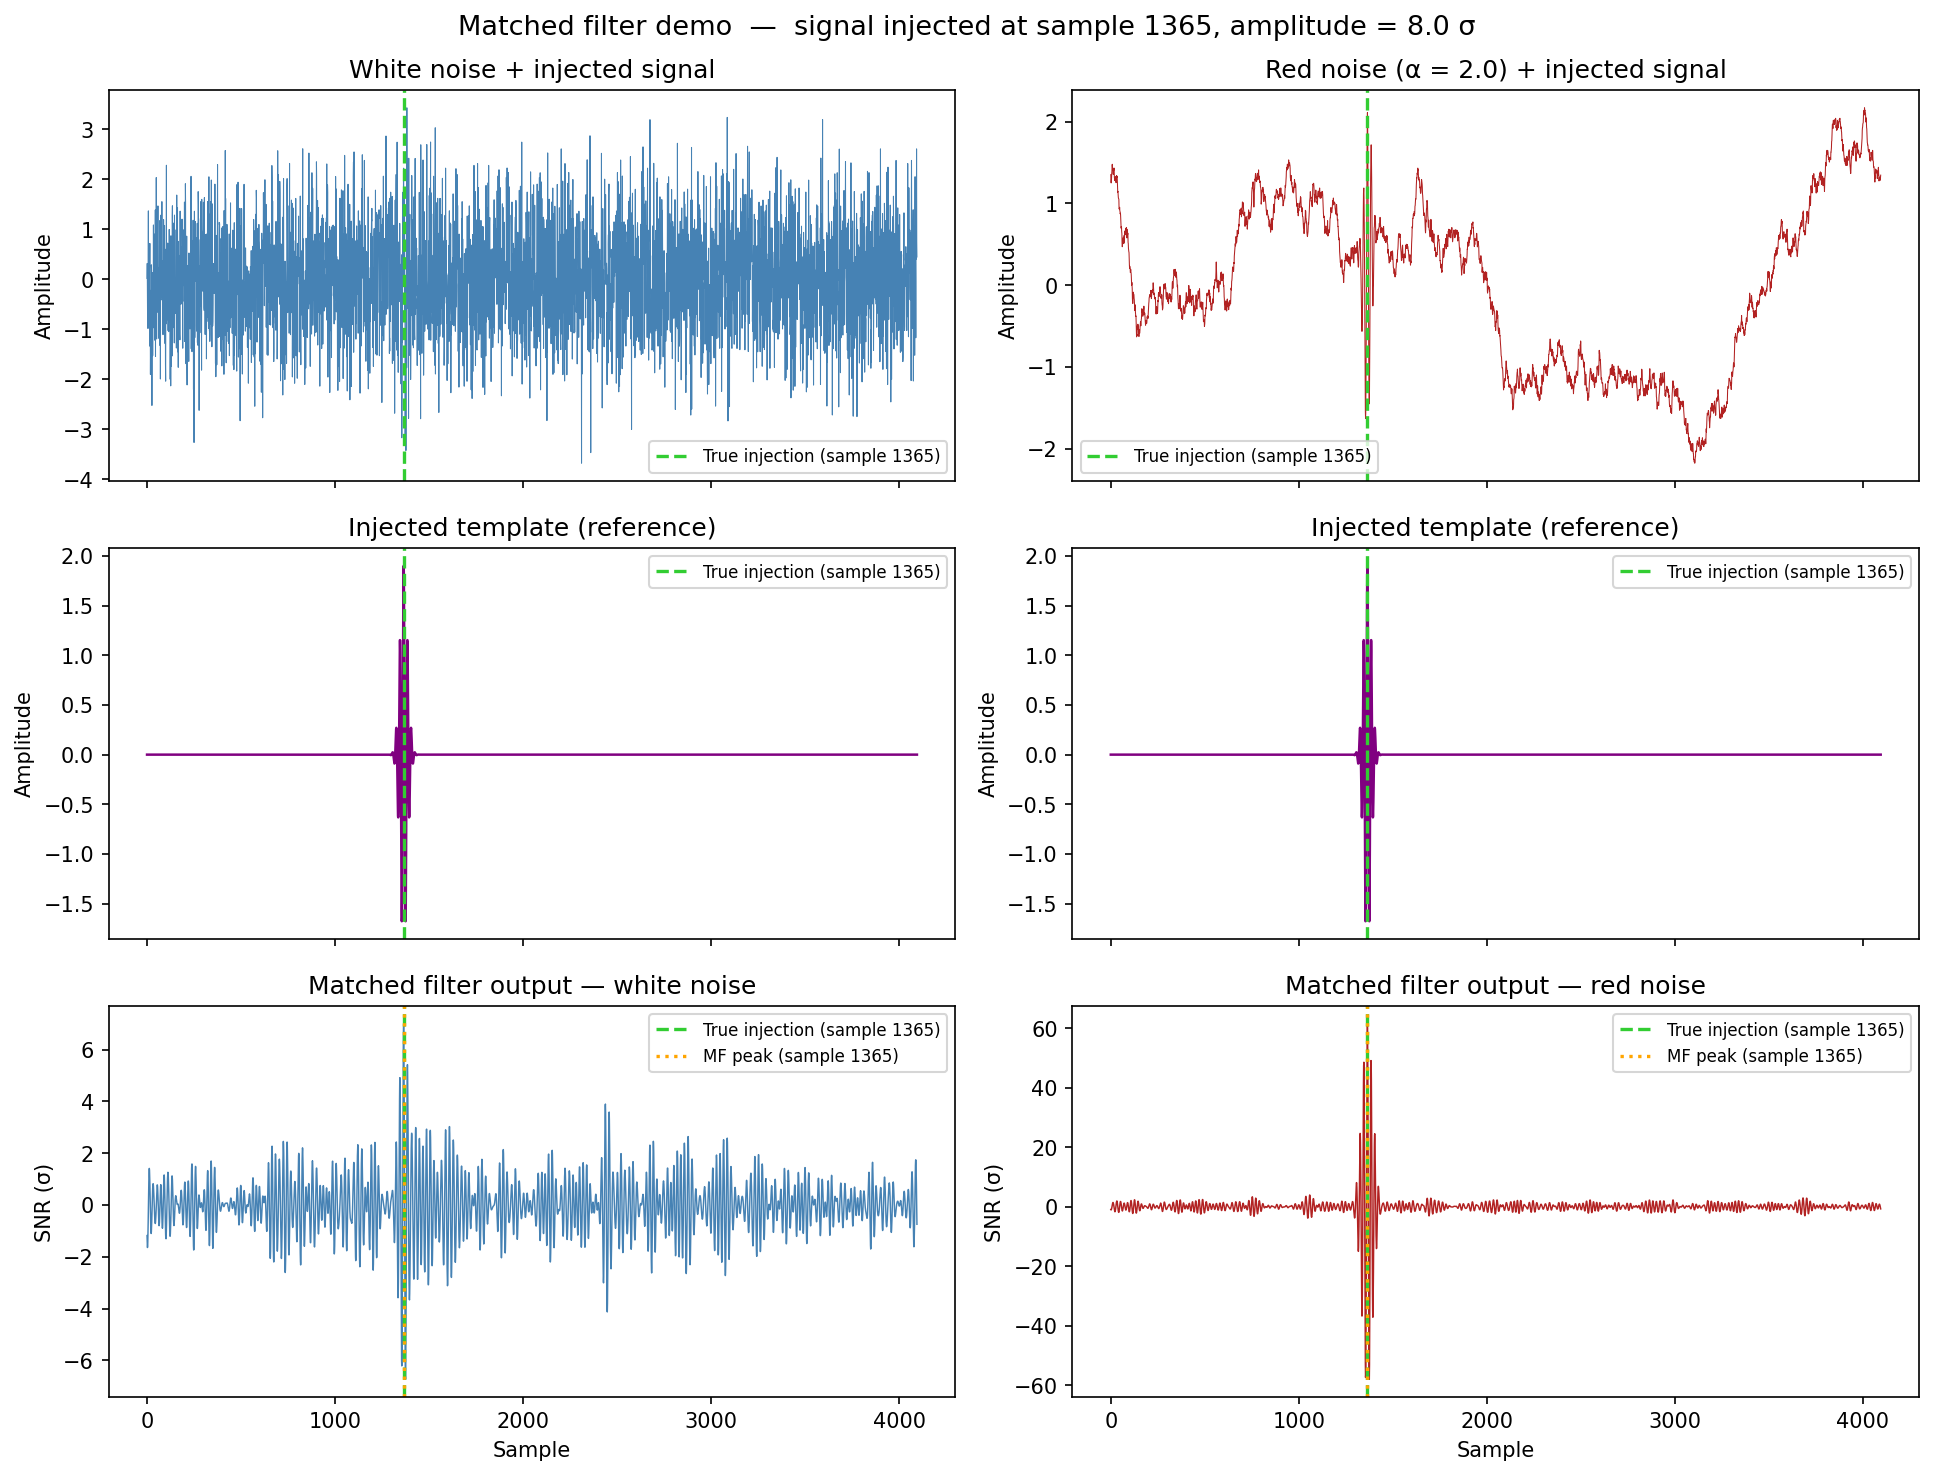

Generate this figure with Python:
"""
matched_filter.py
-----------------
Injects a known template signal into white and red noise, then recovers
it with a matched filter applied in the frequency domain.

Theory
------
For a signal s(t) buried in additive noise with one-sided PSD Sn(f),
the optimal (matched) filter is:

    H(f) = S*(f) / Sn(f)

where S(f) = FFT(s).  The filter output

    y(t) = IFFT( X(f) · H(f) )

peaks at the arrival time of the signal.  Dividing by the expected
noiseless peak normalises y to units of SNR (sigma).

For white noise Sn(f) = const, so H(f) ∝ S*(f) — equivalent to a
plain cross-correlation with the template.

For red noise Sn(f) ∝ 1/f^alpha the filter up-weights high-frequency
content, effectively "whitening" the data before correlation.
"""

import numpy as np
import matplotlib.pyplot as plt

# ── Parameters ────────────────────────────────────────────────────────────────
N          = 4096     # number of samples
dt         = 1.0      # sampling interval (arbitrary units)
ALPHA      = 2.0      # red-noise spectral exponent  (P ∝ 1/f^alpha)
SIGMA      = 20.0     # Gaussian envelope half-width of template (samples)
F0         = 0.05     # carrier frequency of template (cycles / sample)
INJECT_IDX = N // 3   # sample index of injected signal (the "unknown")
AMPLITUDE  = 8.0      # signal amplitude in units of noise std
SEED       = 7

rng = np.random.default_rng(SEED)
t   = np.arange(N) * dt

# ── 1. Template signal ────────────────────────────────────────────────────────
# Build a Gaussian-windowed sinusoid centred at the middle of the array,
# then use ifftshift to move the peak to index 0.  np.roll(template, INJECT_IDX)
# then places the peak exactly at sample INJECT_IDX in the data.
t_tmpl   = np.arange(N) - N // 2          # symmetric around index N//2
template = (np.exp(-0.5 * (t_tmpl / SIGMA) ** 2)
            * np.cos(2 * np.pi * F0 * t_tmpl))
template  = np.fft.ifftshift(template)    # move peak from N//2 → index 0
template /= np.linalg.norm(template)      # unit-norm so SNR has clean σ units

# Shift to the injection location for adding to data
signal_at_injection = np.roll(template, INJECT_IDX)

# ── 2. Generate noise ─────────────────────────────────────────────────────────

def make_white(n, rng):
    x = rng.standard_normal(n)
    return (x - x.mean()) / x.std()

def make_red(n, alpha, rng):
    """Spectrally shaped Gaussian noise with P(f) ∝ 1/f^alpha."""
    wf      = np.fft.rfft(rng.standard_normal(n))
    freqs   = np.fft.rfftfreq(n)
    shaping = np.ones_like(freqs)
    shaping[1:] = freqs[1:] ** (-alpha / 2.0)   # amplitude filter → power ∝ 1/f^α
    x = np.fft.irfft(wf * shaping, n=n)
    return (x - x.mean()) / x.std()

white = make_white(N, rng)
red   = make_red(N, ALPHA, rng)

# ── 3. Inject signal ──────────────────────────────────────────────────────────
white_data = white + AMPLITUDE * signal_at_injection
red_data   = red   + AMPLITUDE * signal_at_injection

# ── 4. Noise PSD models ───────────────────────────────────────────────────────
freqs = np.fft.rfftfreq(N, d=dt)

# White: flat
psd_white = np.ones(len(freqs))

# Red: 1/f^alpha (DC bin set to neighbouring value to avoid singularity)
psd_red       = np.ones(len(freqs))
psd_red[1:]   = freqs[1:] ** (-ALPHA)
psd_red[0]    = psd_red[1]

# Normalise so the mean PSD = 1 (keeps SNR numbers interpretable)
psd_white /= psd_white.mean()
psd_red   /= psd_red.mean()

# ── 5. Matched filter ─────────────────────────────────────────────────────────

def matched_filter(data, template, psd):
    """
    Apply frequency-domain matched filter and return SNR time series.

    Parameters
    ----------
    data     : observed (noisy) time series
    template : signal template (same length, unit norm)
    psd      : noise PSD at each rfft frequency bin

    Returns
    -------
    snr : array of shape (N,), in units of sigma

    Normalisation
    -------------
    Let  rho = irfft(|S|^2 / Sn)[0]  (the "inner product" of the template
    with itself through the whitened filter, equal to ||s||^2 = 1 for white
    noise with unit-norm template).

    For a signal injected with amplitude A the noiseless peak is A * rho,
    and the noise std at the filter output is sqrt(rho), giving:

        SNR_peak = A * rho / sqrt(rho) = A * sqrt(rho)

    Dividing y by sqrt(rho) therefore puts the output in sigma units.
    """
    N  = len(data)
    X  = np.fft.rfft(data)
    S  = np.fft.rfft(template)
    H  = np.conj(S) / psd                               # matched filter kernel
    y  = np.fft.irfft(X * H, n=N)
    # rho: noiseless peak value when amplitude = 1; also = noise variance at output
    rho  = np.real(np.fft.irfft(np.abs(S) ** 2 / psd, n=N)[0])
    norm = np.sqrt(rho)                                  # noise std at output
    return y / norm                                      # SNR in σ units

mf_white = matched_filter(white_data, template, psd_white)
mf_red   = matched_filter(red_data,   template, psd_red)

# ── 6. Detection peaks ────────────────────────────────────────────────────────
peak_white = int(np.argmax(np.abs(mf_white)))
peak_red   = int(np.argmax(np.abs(mf_red)))

print(f"Signal injected at sample : {INJECT_IDX}")
print(f"White-noise MF peak       : sample {peak_white}  "
      f"(SNR = {mf_white[peak_white]:.1f} σ)")
print(f"Red-noise   MF peak       : sample {peak_red}  "
      f"(SNR = {mf_red[peak_red]:.1f} σ)")

# ── 7. Plot ───────────────────────────────────────────────────────────────────
fig, axes = plt.subplots(3, 2, figsize=(13, 10), sharex=True)
fig.suptitle(
    f"Matched filter demo  —  signal injected at sample {INJECT_IDX}, "
    f"amplitude = {AMPLITUDE} σ",
    fontsize=13,
)

true_kw = dict(color="limegreen", lw=1.6, ls="--",
               label=f"True injection (sample {INJECT_IDX})")
peak_kw = dict(color="orange", lw=1.6, ls=":",
               label="MF peak (detected)")

# Row 0: noisy data
axes[0, 0].plot(t, white_data, lw=0.5, color="steelblue")
axes[0, 0].axvline(INJECT_IDX, **true_kw)
axes[0, 0].set_title("White noise + injected signal")
axes[0, 0].set_ylabel("Amplitude")
axes[0, 0].legend(fontsize=8)

axes[0, 1].plot(t, red_data, lw=0.5, color="firebrick")
axes[0, 1].axvline(INJECT_IDX, **true_kw)
axes[0, 1].set_title(f"Red noise (α = {ALPHA}) + injected signal")
axes[0, 1].set_ylabel("Amplitude")
axes[0, 1].legend(fontsize=8)

# Row 1: template shown for reference (same in both columns)
for ax in axes[1]:
    ax.plot(t, AMPLITUDE * signal_at_injection, lw=1.2, color="purple")
    ax.axvline(INJECT_IDX, **true_kw)
    ax.set_title("Injected template (reference)")
    ax.set_ylabel("Amplitude")
    ax.legend(fontsize=8)

# Row 2: matched filter SNR output
axes[2, 0].plot(t, mf_white, lw=0.7, color="steelblue")
axes[2, 0].axvline(INJECT_IDX, **true_kw)
axes[2, 0].axvline(peak_white, color="orange", lw=1.6, ls=":",
                   label=f"MF peak (sample {peak_white})")
axes[2, 0].set_title("Matched filter output — white noise")
axes[2, 0].set_ylabel("SNR (σ)")
axes[2, 0].set_xlabel("Sample")
axes[2, 0].legend(fontsize=8)

axes[2, 1].plot(t, mf_red, lw=0.7, color="firebrick")
axes[2, 1].axvline(INJECT_IDX, **true_kw)
axes[2, 1].axvline(peak_red, color="orange", lw=1.6, ls=":",
                   label=f"MF peak (sample {peak_red})")
axes[2, 1].set_title("Matched filter output — red noise")
axes[2, 1].set_ylabel("SNR (σ)")
axes[2, 1].set_xlabel("Sample")
axes[2, 1].legend(fontsize=8)

plt.tight_layout()
plt.savefig("matched_filter.png", dpi=150, bbox_inches="tight")
print("Plot saved to matched_filter.png")
plt.show()
